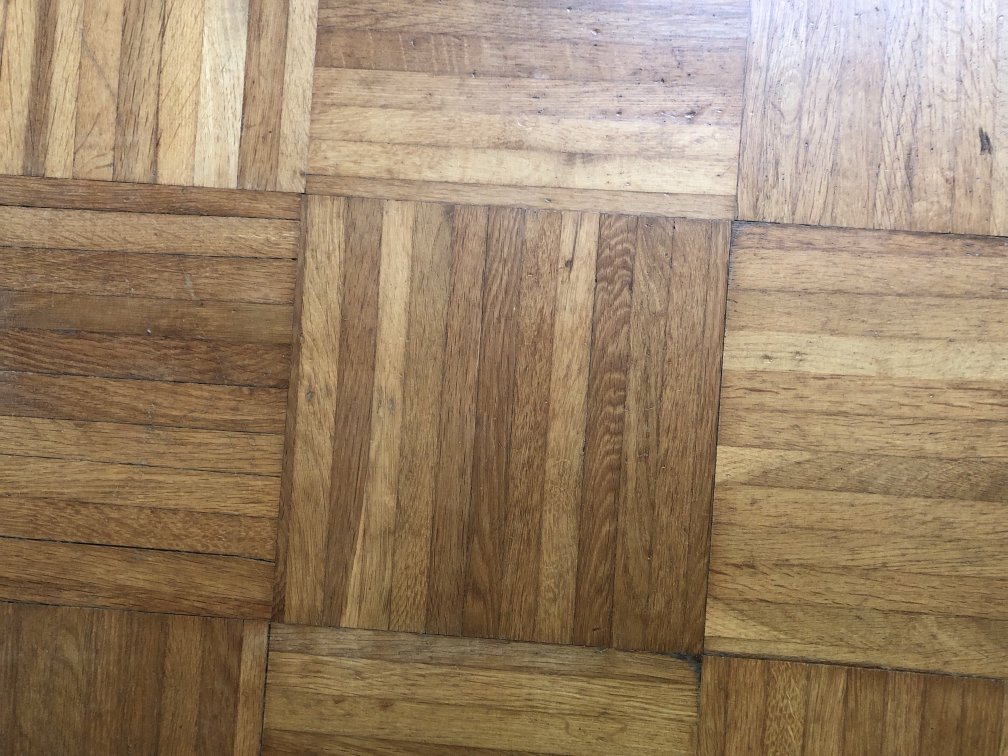
#> input picture Hintergruende/Background_4.jpg, 4032 x 3024 px (shown at 1/4 size)
$ python 1_create_dataset.py
#> lines starting #> are read from the running program, lines starting #| are printed output that depends on the picture
"""
Author: Leander Thielemann
Date: 2024-07-05

Beschreibung:
Erstelle zuerst einen Datasatz mit "1_create_dataset.py" (mindestens 1000 Trainingsdaten)
"""

import cv2
import random
import os
import pandas as pd
import json
from collections import Counter


# Funktion zur Erstellung einer rotierten und skalierten Büroklammer
def create_rotated_buero_klammer(buero_klammer, scaling_range=(0.3, 0.55), rotation_range=(-90, 90)):
    scaling_factor = random.uniform(*scaling_range)  # Zufälliger Skalierungsfaktor
    buero_klammer_resized = cv2.resize(buero_klammer, None, fx=scaling_factor, fy=scaling_factor)  # Skalierung des Bildes
    rotation_angle = random.uniform(*rotation_range)  # Zufälliger Rotationswinkel
    rotation_matrix = cv2.getRotationMatrix2D((buero_klammer_resized.shape[1] / 2, buero_klammer_resized.shape[0] / 2),
                                              rotation_angle, 1)  # Rotationsmatrix berechnen
    buero_klammer_rotated = cv2.warpAffine(buero_klammer_resized, rotation_matrix,
                                           (buero_klammer_resized.shape[1], buero_klammer_resized.shape[0]))  # Rotiertes Bild erzeugen
    rotated_h, rotated_w, _ = buero_klammer_rotated.shape
    buero_klammer_rotated = buero_klammer_rotated[:, :rotated_h]  # Beschnitt, um rechteckige Form sicherzustellen
    return buero_klammer_rotated, rotation_angle  # Rotiertes Bild und Winkel zurückgeben


# Funktion zur Platzierung einer Büroklammer auf dem Hintergrundbild
def place_buero_klammer(hintergrund, buero_klammer_rotated):
    hintergrund_h, hintergrund_w, _ = hintergrund.shape
    rotated_h, rotated_w, _ = buero_klammer_rotated.shape
    random_position_y = random.randint(0, hintergrund_h - rotated_h)  # Zufällige Position in y-Richtung
    random_position_x = random.randint(0, hintergrund_w - rotated_w)  # Zufällige Position in x-Richtung

    for c in range(0, 3):
        alpha_mask = buero_klammer_rotated[:, :, 3] / 255.0  # Alpha-Maske extrahieren (falls vorhanden)
        hintergrund[random_position_y:random_position_y + rotated_h, random_position_x:random_position_x + rotated_w, c] = \
            alpha_mask * buero_klammer_rotated[:, :, c] + \
            (1 - alpha_mask) * hintergrund[random_position_y:random_position_y + rotated_h,
                               random_position_x:random_position_x + rotated_w, c]  # Mischen der Pixel

    return hintergrund, (random_position_x, random_position_y, rotated_w, rotated_h)  # Modifiziertes Bild und Position zurückgeben


# Funktion zur Erstellung der Bounding Boxes und Speichern der Eckpunkte
# [43 lines left out: function create_bounding_boxes, not called in this run]


# Pfade zu den Hintergrundbildern und Büroklammern
hintergrund_pfade = ['Hintergruende/Background_1.jpg', 'Hintergruende/Background_2.jpg',
                     'Hintergruende/Background_3.jpg', 'Hintergruende/Background_4.jpg',
                     'Hintergruende/Background_5.jpg']

# Dictionary mit den Pfaden und Farben der Büroklammern
buero_klammern = {
    'rote': 'Klammern/rote-bueroklammer.png',
    'gelbe': 'Klammern/gelbe-bueroklammer.png',
    'gruene': 'Klammern/gruene-bueroklammer.png',
    'blaue': 'Klammern/blaue-bueroklammer.png',
    'orange': 'Klammern/orange-bueroklammer.png',
    'pinke': 'Klammern/pinke-bueroklammer.png'
}

# Anzahl der Generierungen
n = 1000

# Erstellen des Ordners für die generierten Bilder
output_folder = 'raw_dataset'
os.makedirs(output_folder, exist_ok=True)

# DataFrame zur Speicherung der Klammeranzahl
columns = ['bild'] + list(buero_klammern.keys()) + ['total', 'klammer_data']
df = pd.DataFrame(columns=columns)

# Liste für alle Daten
all_data = []

# Schleife zur Generierung der Bilder
for i in range(n):
    hintergrund_path = random.choice(hintergrund_pfade)
    hintergrund = cv2.imread(hintergrund_path, cv2.IMREAD_UNCHANGED)
#> hintergrund is the input picture: shape (3024, 4032, 3); mean B, G, R 104.7, 131.5, 154.4

    num_buero_klammern = random.randint(10, 30)  # Zufällige Anzahl von Büroklammern
    klammer_count = Counter()
    klammer_positions = []

    for j in range(num_buero_klammern):
        klammer_color, buero_klammer_path = random.choice(list(buero_klammern.items()))
        buero_klammer = cv2.imread(buero_klammer_path, cv2.IMREAD_UNCHANGED)
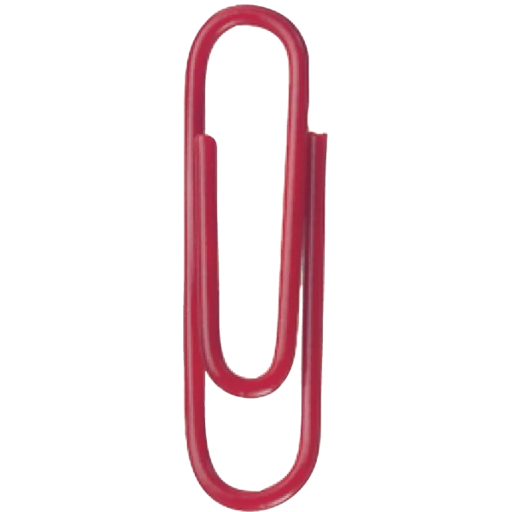
#> input picture Klammern/rote-bueroklammer.png, 1024 x 1024 px (shown at 1/2 size)
#> buero_klammer is the input picture: shape (1024, 1024, 4); mean B, G, R, A 233.8, 231.5, 244.6, 33.3
        buero_klammer_rotated, rotation_angle = create_rotated_buero_klammer(buero_klammer)
#> in create_rotated_buero_klammer, `buero_klammer_resized = cv2.resize(buero_klammer, None, fx=scaling_fac..`:
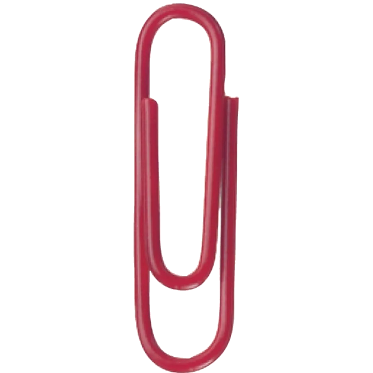
#> buero_klammer_resized: shape (373, 373, 4); mean B, G, R, A 233.8, 231.4, 244.6, 33.3
#> in create_rotated_buero_klammer, `buero_klammer_rotated = cv2.warpAffine(buero_klammer_resized, rotation..`:
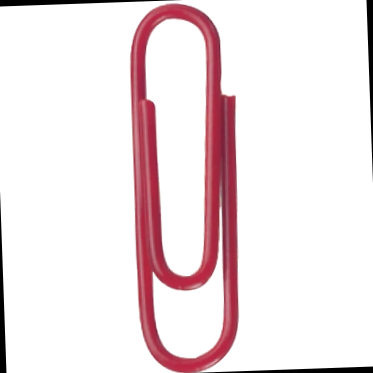
#> buero_klammer_rotated: shape (373, 373, 4); mean B, G, R, A 229.4, 227, 240.2, 33.3
#> rotation_angle = 2.03
        hintergrund, klammer_position = place_buero_klammer(hintergrund, buero_klammer_rotated)
#> the loop in place_buero_klammer, `for c in range(0, 3):` made 3 passes
#> pass 1, in place_buero_klammer, `alpha_mask = buero_klammer_rotated[:, :, 3] / 255.0`:
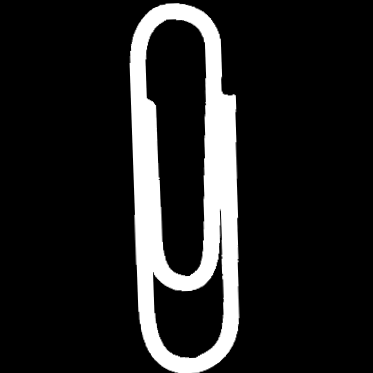
#> alpha_mask: shape (373, 373) float64; min 0, max 1, mean 0.131
#> klammer_position = (3210, 1658, 373, 373)
#> (the run stopped early here; a loop or call above may not have finished)
